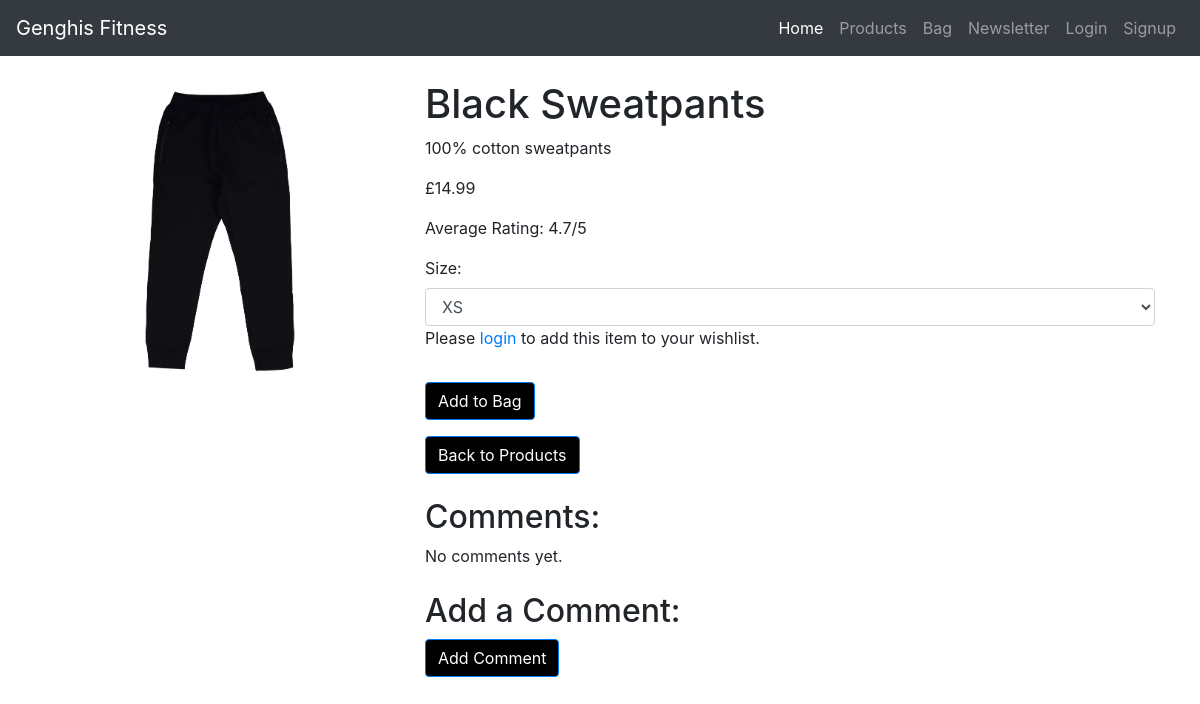
Page /products/product/4/ on the committed database.
### products/models.py (models this page shows)
class Product(models.Model):
    name = models.CharField(max_length=100)
    description = models.TextField()
    price = models.DecimalField(max_digits=10, decimal_places=2)
    image = models.ImageField(upload_to='products/')
    created_at = models.DateTimeField(auto_now_add=True)
    category = models.ForeignKey('Category', on_delete=models.CASCADE, related_name='products')
    has_sizes = models.BooleanField(default=False, null=True, blank=True)

### products/views.py (the view, shortened to what this page needs)
# urls.py: path('product/<int:pk>/', ProductDetailView.as_view(), name='product_detail'),
class ProductDetailView(DetailView):
    model = Product
    template_name = 'products/product_detail.html'
    context_object_name = 'product'
    def get_context_data(self, **kwargs):
        context = super().get_context_data(**kwargs)
        product = self.get_object()
        average_rating = product.product_ratings.aggregate(average_rating=Avg('rating')).get('average_rating')
        context['average_rating'] = round(average_rating, 1) if average_rating is not None else 0
        context['has_rated'] = False
        if self.request.user.is_authenticated:
            existing_rating = ProductRating.objects.filter(product=product, user=self.request.user).first()
            if existing_rating:
                context['has_rated'] = True
        return context

### context/bag_processor.py (called while the page is built, shortened)
def bag_contents(request):
    bag_items = []
    total = 0
    product_count = 0
    bag = request.session.get('bag', {})
    context = {
        'bag_items': bag_items,
        'total': total,
        'product_count': product_count,
        'grand_total': total,
    }
    return context

### products/templates/products/product_detail.html (shortened to what this page needs)
{% extends "base.html" %}
{% load static %}
{% block content %}
<div class="container">
    <div class="row">
        <div class="col-md-4">
            <img src="{{ product.image.url }}" class="img-fluid" alt="Product Image">
        </div>
        <div class="col-md-8">
            <h1 class="mt-4">{{ product.name }}</h1>
            <p>{{ product.description }}</p>
            <p class="card-price">£{{ product.price }}</p>
            <p>Average Rating: {{ average_rating|floatformat:1 }}/5</p>
            {% if user.is_authenticated %}
                {% if not has_rated %}
                <form method="post" action="{% url 'products:product_detail' product.pk %}">
                        {% csrf_token %}
                        <div class="form-group">
                            <label for="rating">Rate this product:</label>
                            <select class="form-control" id="rating" name="rating">
                                <option value="1">1 star</option>
                                <option value="2">2 stars</option>
                                <option value="3">3 stars</option>
                                <option value="4">4 stars</option>
                                <option value="5">5 stars</option>
                            </select>
                        </div>
                        <button type="submit" class="btn btn-primary">Submit Rating</button>
                    </form>
                {% else %}
                    <p>You have already rated this product.</p>
                {% endif %}
                <form class="add-to-cart-form" method="POST" action="{% url 'bag:add_to_bag' item_id=product.pk %}">
                    {% csrf_token %}
                    <input type="hidden" name="product_id" value="{{ product.pk }}">
                    <input type="hidden" name="quantity" value="1">
                    <input type="hidden" name="redirect_url" value="{{ request.path }}">
                    {% if product.has_sizes %}
                        <label for="product_size">Size:</label>
                        <select name="product_size" id="product_size" class="form-control">
                            <option value="XS">XS</option>
                            <option value="S">S</option>
                            <option value="M">M</option>
                            <option value="L">L</option>
                            <option value="XL">XL</option>
                        </select>
                    {% endif %}
                    <button type="submit" class="btn btn-primary mt-3">Add to Bag</button>
                </form>
                <form class="add-to-wishlist-form" method="POST" action="{% url 'wishlist:add_to_wishlist' product_id=product.pk %}">
                    {% csrf_token %}
                    <input type="hidden" name="product_id" value="{{ product.pk }}">
                    <input type="hidden" name="redirect_url" value="{{ request.path }}">
                    {% if product.has_sizes %}
                        <div class="form-group">
                            <label for="product_size">Size:</label>
                            <select name="size" id="product_size" class="form-control" required>
                                <option value="XS">XS</option>
                                <option value="S">S</option>
                                <option value="M">M</option>
                                <option value="L">L</option>
                                <option value="XL">XL</option>
                            </select>
                        </div>
                    {% endif %}
                    <button type="submit" class="btn btn-primary mt-3">Add to Wishlist</button>
                </form>
            {% else %}
                <form class="add-to-cart-form" method="POST" action="{% url 'bag:add_to_bag' item_id=product.pk %}">
                    {% if product.has_sizes %}
                        <label for="product_size">Size:</label>
                        <select name="product_size" id="product_size" class="form-control">
                            <option value="XS">XS</option>
                        </select>
                    {% endif %}
                    <p>Please <a href="{% url 'account_login' %}">login</a> to add this item to your wishlist.</p>
                    <button type="submit" class="btn btn-primary mt-3">Add to Bag</button>
                </form>
            {% endif %}
            <div class="mt-3">
                <a href="{% url 'products:product_list' %}" class="btn btn-primary">Back to Products</a>
            </div>
            <div class="mt-4">
                <h2>Comments:</h2>
                {% for comment in product.comments.all %}
                    <div class="comment">
                        <p>{{ comment.content }}</p>
                        <p class="comment-user">Posted by: {{ comment.user.username }}</p>
                        {% if user.is_authenticated and comment.user == user %}
                            <a href="{% url 'products:edit_comment' comment_id=comment.id %}" class="btn btn-primary">Edit</a>
                            <form method="post" action="{% url 'products:delete_comment' comment_id=comment.id %}">
                                {% csrf_token %}
                                <button type="submit" class="btn btn-danger">Delete</button>
                            </form>
                        {% endif %}
                    </div>
                {% empty %}
                    <p>No comments yet.</p>
                {% endfor %}
            </div>
            <div class="mt-4">
                <h2>Add a Comment:</h2>
                <form method="post" action="{% url 'products:add_comment' product_id=product.id %}">
                    <button type="submit" class="btn btn-primary">Add Comment</button>
                </form>
            </div>
        </div>
    </div>
</div>
{% endblock %}

### static/css/base.css (style rules this page uses)
body, html { height: 100%; margin: 0; padding: 0; }
.btn-primary { background-color: black; color: white; }

### rows in the picture
Product: image (picture), name "Black Sweatpants", description "100% cotton sweatpants", price "14.99"

### other values in the picture
{{ average_rating|floatformat:1 }} "4.7"
